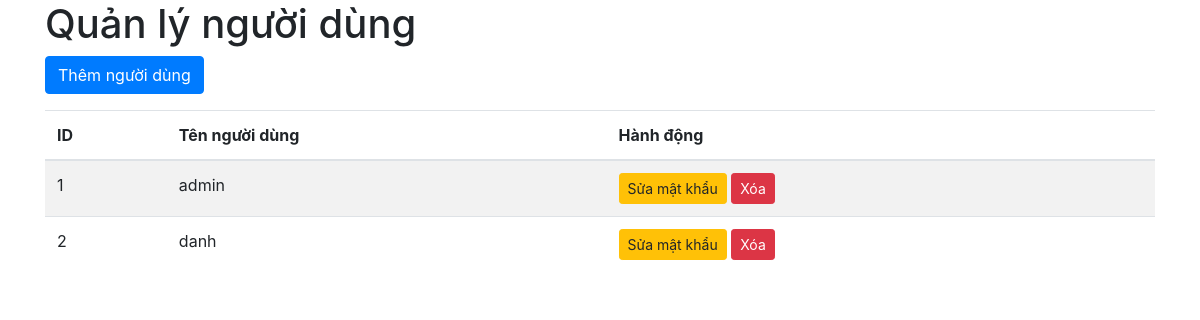
/users (signed in), run on an earlier commit of the app's database.
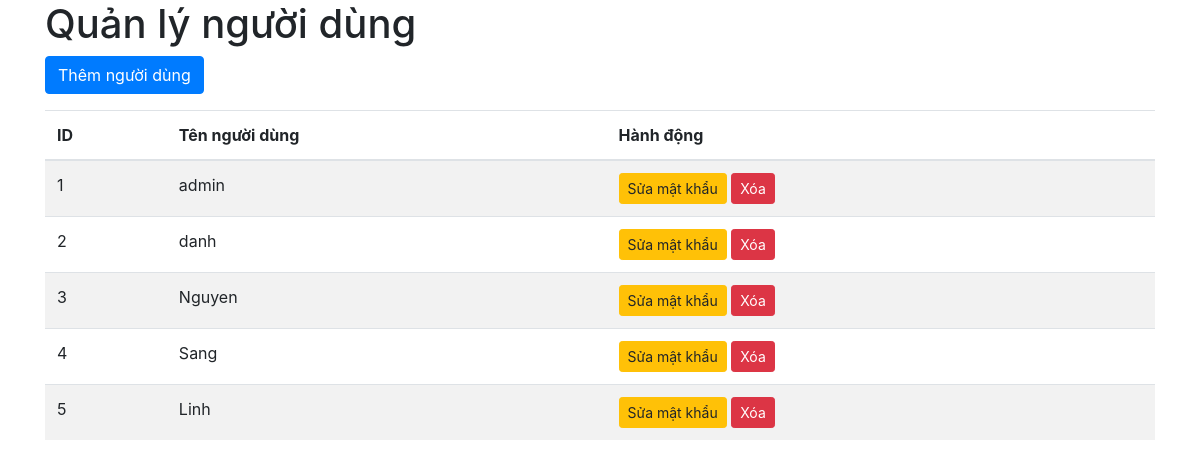
And on a later commit of the database.
### app.py (models this page shows, shortened)
class User(UserMixin, db.Model):
    id = db.Column(db.Integer, primary_key=True)
    username = db.Column(db.String(150), unique=True, nullable=False)
    password = db.Column(db.String(150), nullable=False)

### app.py (the view)
@app.route('/users')
@login_required
def manage_users():
    users = User.query.all()
    return render_template('manage_users.html', users=users, current_user=current_user)

### app.py (called while the page is built)
@login_manager.user_loader
def load_user(user_id):
    return User.query.get(int(user_id))

### templates/manage_users.html (shortened to what this page needs)
<!DOCTYPE html>
<html lang="en">
<head>
    <link rel="stylesheet" href="https://cdnjs.cloudflare.com/ajax/libs/twitter-bootstrap/4.5.2/css/bootstrap.min.css">
</head>
<body>
    <div class="container">
        <h1>Quản lý người dùng</h1>
        {% if current_user.username == 'admin' or current_user.username == 'danh' %}
            <a href="{{ url_for('add_user') }}" class="btn btn-primary mb-3">Thêm người dùng</a>
            <table class="table table-striped">
                <thead>
                    <tr>
                        <th>ID</th>
                        <th>Tên người dùng</th>
                        <th>Hành động</th>
                    </tr>
                </thead>
                <tbody>
                    {% for user in users %}
                    <tr>
                        <td>{{ user.id }}</td>
                        <td>{{ user.username }}</td>
                        <td>
                            <a href="{{ url_for('edit_user', id=user.id) }}" class="btn btn-warning btn-sm">Sửa mật khẩu</a>
                            <form action="{{ url_for('delete_user', id=user.id) }}" method="post" style="display:inline;" onsubmit="return confirm('Bạn có chắc chắn muốn xóa người dùng này?');">
                                <button type="submit" class="btn btn-danger btn-sm">Xóa</button>
                            </form>
                        </td>
                    </tr>
                    {% endfor %}
                </tbody>
            </table>
        {% else %}
            <p>Bạn không có quyền truy cập vào danh sách người dùng.</p>
        {% endif %}
    </div>
</body>
</html>

What changed in the data, as far as the page shows it:
added User: id "3", username "Nguyen"
added User: id "4", username "Sang"
added User: id "5", username "Linh"
